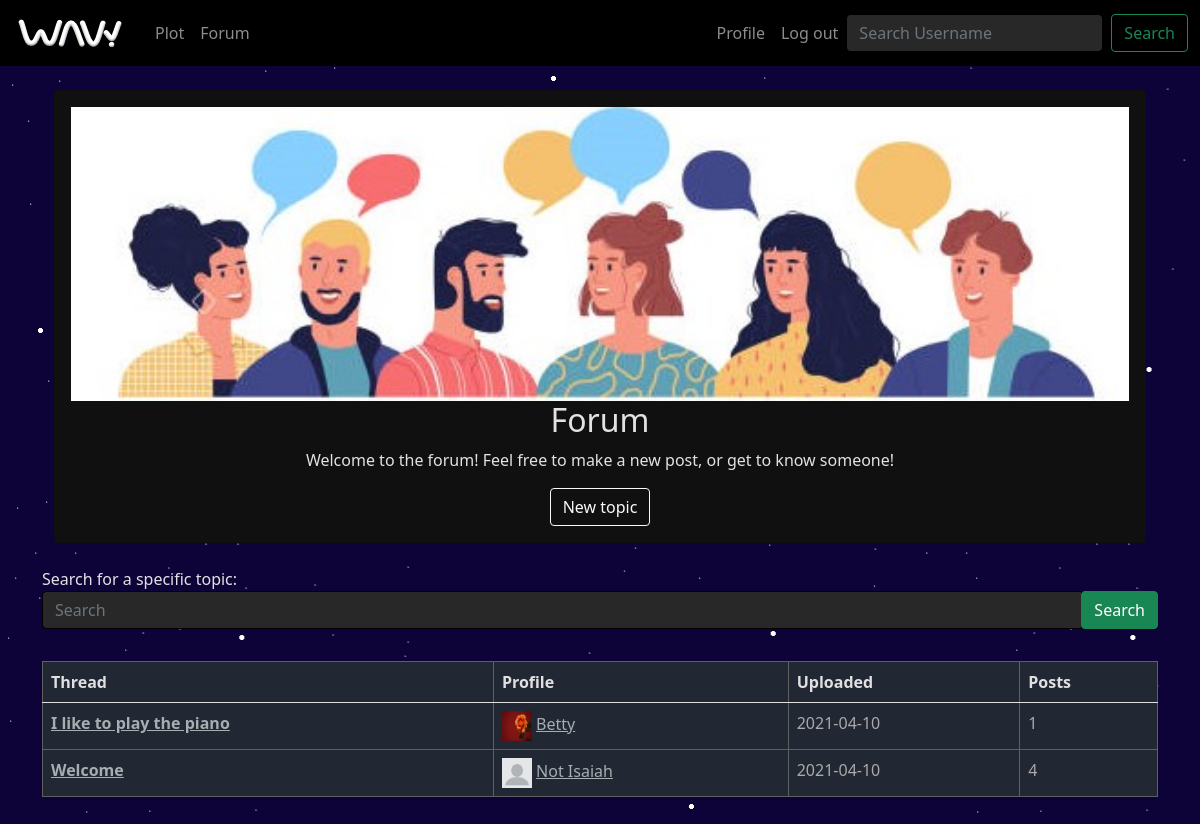
Screenshot of /forum/ (signed in) with the database file from the repository.
### my_app/models.py (models this page shows, shortened)
class Topic(db.Model):
    __tablename__ = "Topic"
    id = db.Column(db.Integer, primary_key=True)
    title = db.Column(db.Text, nullable=False)
    profile_id = db.Column(db.Integer, db.ForeignKey("Profile.id"))
    date_created = db.Column(db.DateTime, default=datetime.now(), nullable=False)
    post_count = db.Column(db.Integer, default=0, nullable=False)
    posts = db.relationship("Post", backref="topic", lazy=True)
    @property
    def url(self):
        return url_for("forum.view_topic", topic_id=self.id)

class Profile(db.Model):
    __tablename__ = "Profile"
    id = db.Column(db.Integer, primary_key=True)
    username = db.Column(db.Text, unique=True, nullable=False)
    photo = db.Column(db.Text)
    bio = db.Column(db.Text)
    user_id = db.Column(db.Integer, db.ForeignKey('User.id'), nullable=False)
    topic_count = db.Column(db.Integer, default=0, nullable=False)
    post_count = db.Column(db.Integer, default=0, nullable=False)
    topics = db.relationship("Topic", backref="profile", lazy=True)
    posts = db.relationship("Post", backref="profile", lazy=True)
    @property
    def url(self):
        return url_for('profile.display_profiles', username=self.username)
    @property
    def photo_url(self):
        if self.photo:
            return photos.url(self.photo)
        return None

### my_app/forum/routes.py (the view)
@forum_bp.route('/')
@login_required
def index():
    topics = Topic.query.order_by(Topic.date_created.desc())
    return render_template('forum.html', title="Forum page", topics=topics)

### my_app/auth/routes.py (called while the page is built)
@login_manager.user_loader
def load_user(user_id):
    if user_id is not None:
        return User.query.get(user_id)
    return None

### my_app/templates/forum.html (shortened to what this page needs)
{% extends 'layout.html' %}
{% block content %}
    <br>
    <div class="container justify-content-center">
        <div class="card h-auto text-center" style="background-color: #101010">
            <div class="card-body">
                <img src="{{ url_for('static', filename='photos/people_chatting.jpg') }}" class="responsive">
                <H2 class="align-content-center">Forum</H2>
                <p> Welcome to the forum! Feel free to make a new post, or get to know someone!</p>
                <a href="{{ url_for('forum.new_topic') }}" class="btn btn-outline-light">New topic</a>
            </div>
        </div>
    </div>
    <body>
    <br>
    <div id="search-bar">
        <form class="form-inline" action="{{ url_for("forum.search_topics") }}" method="post">
            <div class="col-auto">
                <label class="sr-only" for="inlineFormInputGroup">Search for a specific topic:</label>
                <div class="input-group mb-2">
                    <input class="form-control" type="search" placeholder="Search" aria-label="Search"
                           name="search_term">
                    <div class="input-group-append">
                        <button class="btn btn-success" type="submit">Search</button>
                    </div>
                </div>
            </div>
        </form>
    </div>
    <br>
    <div id="forum-table">
        <table class="table table-bordered">
            <thead>
            <tr>
                <th scope="col">Thread</th>
                <th scope="col">Profile</th>
                <th scope="col">Uploaded</th>
                <th scope="col">Posts</th>
            </tr>
            </thead>
            <tbody>
            {% for topic in topics %}
                <tr>
                    <th scope="row">
                        <a href="{{ topic.url }}" class="link-light"> {{ topic.title }} </a>
                    </th>
                    <td>
                        <a href="{{ topic.profile.url }}" class="text-decoration-none">
                            <img src="{{ topic.profile.photo_url }}" height="30" width="30">
                        </a>
                        <a href="{{ topic.profile.url }}" class="link-light">{{ topic.profile.username }}</a>
                    </td>
                    <td>{{ topic.date_created.strftime('%Y-%m-%d') }}</td>
                    <td>{{ topic.post_count }}</td>
                </tr>
            {% endfor %}
            </tbody>
        </table>
    </div>
    <br>
    </body>
{% endblock %}

### rows the page displays
Topic: title "I like to play the piano", profile.photo_url (picture), profile.username "Betty", date_created "2021-04-10", post_count "1"
Topic: title "Welcome", profile.photo_url (placeholder picture), profile.username "Not Isaiah", date_created "2021-04-10", post_count "4"
